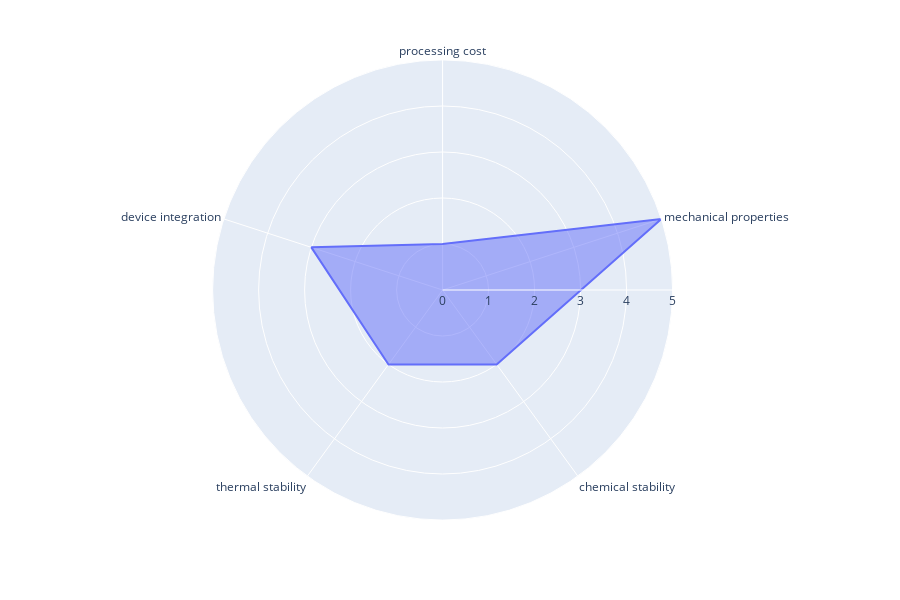

Notebook code for this chart:
### Markdown cell above
<p>For a filled line in a Radar Chart, update the figure created with <code>px.line_polar</code> with <code>fig.update_traces</code>.</p>

### Code cell
import plotly.express as px
import pandas as pd
df = pd.DataFrame(dict(
    r=[1, 5, 2, 2, 3],
    theta=['processing cost','mechanical properties','chemical stability', 
           'thermal stability', 'device integration']))
fig = px.line_polar(df, r='r', theta='theta', line_close=True)
fig.update_traces(fill='toself')
fig.show()

### Figure 1 — Plotly figure (JSON) as saved in the notebook; plotly's stock layout.template omitted (floating-point values rounded to 4 significant figures)
{"data": [{"fill": "toself", "hoverlabel": {"namelength": 0}, "hovertemplate": "r=%{r}<br>theta=%{theta}", "legendgroup": "", "line": {"color": "#636efa", "dash": "solid"}, "mode": "lines", "name": "", "r": [1, 5, 2, 2, 3, 1], "showlegend": false, "subplot": "polar", "theta": ["processing cost", "mechanical properties", "chemical stability", "thermal stability", "device integration", "processing cost"], "type": "scatterpolar"}], "layout": {"height": 600, "legend": {"tracegroupgap": 0}, "margin": {"t": 60}, "polar": {"angularaxis": {"direction": "clockwise", "rotation": 90}, "domain": {"x": [0, 0.98], "y": [0, 1]}}}}
